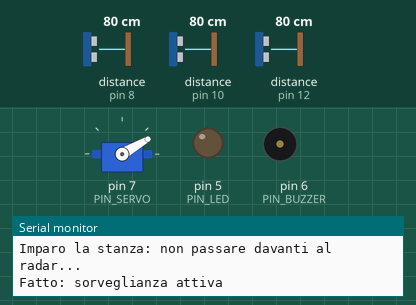
Bench run of a sketch on a simulated Arduino Uno, built with avr-gcc and run on an emulated ATmega328P. Parts: servo, output pins drawn as LEDs (lit = HIGH), buzzer (waves = sounding), the last lines printed to the serial monitor. Wiring (inferred from the names in the program): 3 × ultrasonic range finder: trigger pin 9, echo pin 8 / trigger pin 11, echo pin 10 / trigger pin 13, echo pin 12. Dashed ring = blinking. The test bench sets the inputs (shaded band); at power-on: distance to the obstacle (sensors on pin 8, pin 10, pin 12) 80 cm. The echo pulse lasts 58.3 µs per cm; pins used as bus, display or sensor lines are not drawn.

Above: at 9.3 s.
9.4 s: distance to the obstacle (sensor on pin 8) set to 64 cm
At 9.92 s:
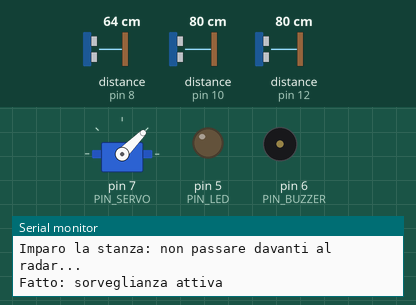
12.4 s: distance to the obstacle (sensor on pin 8) set to 55 cm
At 12.5 s:
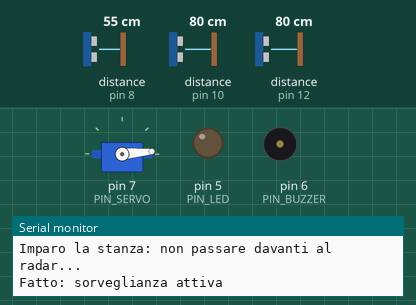
At 13.09 s:
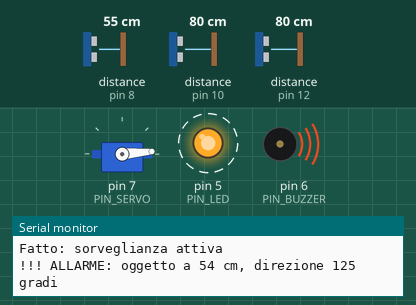
15.4 s: distance to the obstacle (sensor on pin 10) set to 2 cm
Timing chart, 0 to 44.5 s (numbered marks = the images above; inputs shaded):
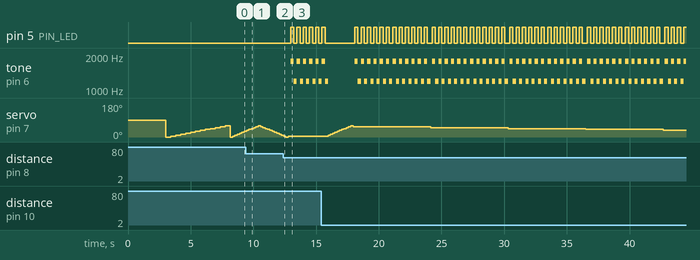

Measured:
- the behaviour switches between 60 and 59 cm on distance to the obstacle (sensor on pin 8) (found by bisection; images 1 and 2)
- after the input at 12.4 s, pin 5 (PIN_LED): alternates HIGH for 0.25 s and LOW for 0.25 s, starting after 0.57 s; tone on pin 6 (PIN_BUZZER): alternates 1800 Hz for 0.25 s and 1200 Hz for 0.25 s, starting after 0.57 s; servo on pin 7 (PIN_SERVO): goes on until 12.8 s, then stays 5°
- by itself, servo on pin 7 (PIN_SERVO): rises from 30° to 60° in 0.92 s, then falls to 10° in 1.8 s

The sketch:

es29_radar.ino
```cpp
// Scheda 29 - Il radar sentinella: tre HC-SR04 su un servo fanno la guardia
// Sensori montati a mezzaluna sulla squadretta del servo, a 0, 60 e 120 gradi.
// Sensore 1: TRIG 13, ECHO 12 - Sensore 2: TRIG 11, ECHO 10 - Sensore 3: TRIG 9, ECHO 8
// Servo (segnale) sul pin 7, buzzer (+) sul pin 6, LED (S) sul pin 5.

#include <Servo.h>

const int TRIG[3] = {13, 11, 9};
const int ECHO[3] = {12, 10, 8};
const int PIN_SERVO = 7;
const int PIN_BUZZER = 6;
const int PIN_LED = 5;

const int SFASAMENTO = 60;   // gradi fra un sensore e l'altro sulla mezzaluna
const int PASSO = 5;         // il servo si sposta di 5 gradi alla volta...
const int N_POS = SFASAMENTO / PASSO + 1;   // ...da 0 a 60: 13 posizioni
const int DIST_MAX = 200;    // cm: oltre non ci interessa (e il timeout resta corto)
const int SCARTO = 20;       // cm più vicino della mappa = "c'è qualcosa"
const int CONFERME = 2;      // quante passate di fila prima di dare l'allarme

Servo servo;
int mappa[3][N_POS];         // la stanza "vuota", imparata all'accensione
byte sospetti[3][N_POS];     // quante volte di fila ogni direzione ha visto qualcosa

int misura(int s) {
  digitalWrite(TRIG[s], LOW);
  delayMicroseconds(2);
  digitalWrite(TRIG[s], HIGH);
  delayMicroseconds(10);
  digitalWrite(TRIG[s], LOW);
  long durata = pulseIn(ECHO[s], HIGH, DIST_MAX * 58L);  // 58 us per ogni cm (andata e ritorno)
  delay(30);                     // si aspetta che l'eco si spenga prima del sensore successivo
  if (durata == 0) return DIST_MAX;
  return min((int)(durata / 58), DIST_MAX);
}

void vaiA(int pos) {
  servo.write(pos * PASSO);
  delay(80);                     // tempo per arrivare e smettere di vibrare
}

void impara() {
  Serial.println("Imparo la stanza: non passare davanti al radar...");
  for (int p = 0; p < N_POS; p++) {
    vaiA(p);
    for (int s = 0; s < 3; s++) {
      int somma = 0;
      for (int k = 0; k < 3; k++) somma += misura(s);   // media di 3 misure
      mappa[s][p] = somma / 3;
      sospetti[s][p] = 0;
    }
  }
  Serial.println("Fatto: sorveglianza attiva");
}

void allarme(int s, int p, int cm) {
  Serial.print("!!! ALLARME: oggetto a ");
  Serial.print(cm);
  Serial.print(" cm, direzione ");
  Serial.print(s * SFASAMENTO + p * PASSO);
  Serial.println(" gradi");
  for (int k = 0; k < 6; k++) {   // sirena e LED per circa 3 secondi
    digitalWrite(PIN_LED, HIGH);
    tone(PIN_BUZZER, 1800, 250);
    delay(250);
    digitalWrite(PIN_LED, LOW);
    tone(PIN_BUZZER, 1200, 250);
    delay(250);
  }
}

void controlla(int p) {
  vaiA(p);
  for (int s = 0; s < 3; s++) {
    int cm = misura(s);
    if (cm < mappa[s][p] - SCARTO) {
      sospetti[s][p]++;
      if (sospetti[s][p] >= CONFERME) {
        allarme(s, p, cm);
        sospetti[s][p] = 0;
      }
    } else {
      sospetti[s][p] = 0;
    }
  }
}

void setup() {
  for (int s = 0; s < 3; s++) {
    pinMode(TRIG[s], OUTPUT);
    pinMode(ECHO[s], INPUT);
  }
  pinMode(PIN_LED, OUTPUT);
  Serial.begin(9600);
  servo.attach(PIN_SERVO);
  delay(3000);                  // 3 secondi per allontanarsi
  impara();
}

void loop() {
  for (int p = 0; p < N_POS; p++) controlla(p);        // andata: da 0 a 60 gradi
  for (int p = N_POS - 2; p > 0; p--) controlla(p);    // ritorno: da 55 a 5 gradi
}
```
